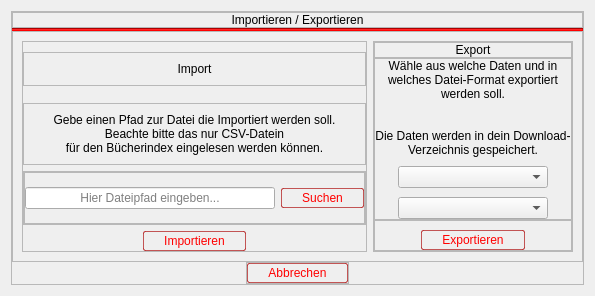
            <widget class="QWidget" name="exportView">
             <layout class="QVBoxLayout" name="verticalLayout_38">
              <property name="spacing">
               <number>6</number>
              </property>
              <item>
               <widget class="QFrame" name="frame_40">
                <property name="frameShape">
                 <enum>QFrame::StyledPanel</enum>
                </property>
                <property name="frameShadow">
                 <enum>QFrame::Raised</enum>
                </property>
                <layout class="QVBoxLayout" name="verticalLayout_39">
                 <property name="spacing">
                  <number>0</number>
                 </property>
                 <property name="leftMargin">
                  <number>0</number>
                 </property>
                 <property name="topMargin">
                  <number>0</number>
                 </property>
                 <property name="rightMargin">
                  <number>0</number>
                 </property>
                 <property name="bottomMargin">
                  <number>0</number>
                 </property>
                 <item alignment="Qt::AlignTop">
                  <widget class="QFrame" name="frame_41">
                   <property name="frameShape">
                    <enum>QFrame::StyledPanel</enum>
                   </property>
                   <property name="frameShadow">
                    <enum>QFrame::Raised</enum>
                   </property>
                   <layout class="QVBoxLayout" name="verticalLayout_40">
                    <property name="spacing">
                     <number>0</number>
                    </property>
                    <property name="leftMargin">
                     <number>0</number>
                    </property>
                    <property name="topMargin">
                     <number>0</number>
                    </property>
                    <property name="rightMargin">
                     <number>0</number>
                    </property>
                    <property name="bottomMargin">
                     <number>0</number>
                    </property>
                    <item>
                     <widget class="QLabel" name="label_35">
                      <property name="styleSheet">
                       <string notr="true">QLabel{
	
	font: 26pt &quot;Ethnocentric&quot;;
}</string>
                      </property>
                      <property name="text">
                       <string>Importieren / Exportieren</string>
                      </property>
                      <property name="alignment">
                       <set>Qt::AlignCenter</set>
                      </property>
                     </widget>
                    </item>
                   </layout>
                  </widget>
                 </item>
                 <item>
                  <widget class="Line" name="line_9">
                   <property name="styleSheet">
                    <string notr="true">background-color: rgb(255, 0, 0);</string>
                   </property>
                   <property name="orientation">
                    <enum>Qt::Horizontal</enum>
                   </property>
                  </widget>
                 </item>
                 <item>
                  <widget class="QFrame" name="frame_42">
                   <property name="sizePolicy">
                    <sizepolicy hsizetype="Preferred" vsizetype="Expanding">
                     <horstretch>0</horstretch>
                     <verstretch>0</verstretch>
                    </sizepolicy>
                   </property>
                   <property name="frameShape">
                    <enum>QFrame::StyledPanel</enum>
                   </property>
                   <property name="frameShadow">
                    <enum>QFrame::Raised</enum>
                   </property>
                   <layout class="QHBoxLayout" name="horizontalLayout_21">
                    <item alignment="Qt::AlignHCenter">
                     <widget class="QFrame" name="frame_44">
                      <property name="frameShape">
                       <enum>QFrame::StyledPanel</enum>
                      </property>
                      <property name="frameShadow">
                       <enum>QFrame::Raised</enum>
                      </property>
                      <layout class="QVBoxLayout" name="verticalLayout_41">
                       <property name="spacing">
                        <number>6</number>
                       </property>
                       <property name="leftMargin">
                        <number>0</number>
                       </property>
                       <property name="topMargin">
                        <number>0</number>
                       </property>
                       <property name="rightMargin">
                        <number>0</number>
                       </property>
                       <property name="bottomMargin">
                        <number>0</number>
                       </property>
                       <item alignment="Qt::AlignVCenter">
                        <widget class="QFrame" name="frame_49">
                         <property name="frameShape">
                          <enum>QFrame::StyledPanel</enum>
                         </property>
                         <property name="frameShadow">
                          <enum>QFrame::Raised</enum>
                         </property>
                         <layout class="QVBoxLayout" name="verticalLayout_44">
                          <item alignment="Qt::AlignTop">
                           <widget class="QLabel" name="label_36">
                            <property name="styleSheet">
                             <string notr="true">QLabel{
	
	font: 16pt &quot;Ethnocentric&quot;;
}</string>
                            </property>
                            <property name="text">
                             <string>Import</string>
                            </property>
                            <property name="alignment">
                             <set>Qt::AlignCenter</set>
                            </property>
                           </widget>
                          </item>
                         </layout>
                        </widget>
                       </item>
                       <item alignment="Qt::AlignVCenter">
                        <widget class="QFrame" name="frame_50">
                         <property name="sizePolicy">
                          <sizepolicy hsizetype="Preferred" vsizetype="Preferred">
                           <horstretch>0</horstretch>
                           <verstretch>0</verstretch>
                          </sizepolicy>
                         </property>
                         <property name="frameShape">
                          <enum>QFrame::StyledPanel</enum>
                         </property>
                         <property name="frameShadow">
                          <enum>QFrame::Raised</enum>
                         </property>
                         <layout class="QVBoxLayout" name="verticalLayout_45">
                          <item>
                           <widget class="QLabel" name="label_37">
                            <property name="sizePolicy">
                             <sizepolicy hsizetype="Preferred" vsizetype="Preferred">
                              <horstretch>0</horstretch>
                              <verstretch>0</verstretch>
                             </sizepolicy>
                            </property>
                            <property name="text">
                             <string>&lt;html&gt;&lt;head/&gt;&lt;body&gt;&lt;p&gt;Gebe einen Pfad zur Datei die Importiert werden soll.&lt;br/&gt;Beachte bitte das nur CSV-Datein&lt;br/&gt;für den Bücherindex eingelesen werden können.&lt;/p&gt;&lt;/body&gt;&lt;/html&gt;</string>
                            </property>
                            <property name="alignment">
                             <set>Qt::AlignCenter</set>
                            </property>
                           </widget>
                          </item>
                         </layout>
                        </widget>
                       </item>
                       <item>
                        <widget class="QFrame" name="frame_47">
                         <property name="frameShape">
                          <enum>QFrame::StyledPanel</enum>
                         </property>
                         <property name="frameShadow">
                          <enum>QFrame::Raised</enum>
                         </property>
                         <layout class="QVBoxLayout" name="verticalLayout_42">
                          <property name="spacing">
                           <number>0</number>
                          </property>
                          <property name="leftMargin">
                           <number>0</number>
                          </property>
                          <property name="topMargin">
                           <number>0</number>
                          </property>
                          <property name="rightMargin">
                           <number>0</number>
                          </property>
                          <property name="bottomMargin">
                           <number>0</number>
                          </property>
                          <item>
                           <widget class="QFrame" name="frame_46">
                            <property name="frameShape">
                             <enum>QFrame::StyledPanel</enum>
                            </property>
                            <property name="frameShadow">
                             <enum>QFrame::Raised</enum>
                            </property>
                            <layout class="QHBoxLayout" name="horizontalLayout_22">
                             <property name="leftMargin">
                              <number>0</number>
                             </property>
                             <property name="topMargin">
                              <number>0</number>
                             </property>
                             <property name="rightMargin">
                              <number>0</number>
                             </property>
                             <property name="bottomMargin">
                              <number>0</number>
                             </property>
                             <item>
                              <widget class="QLineEdit" name="importFileInput">
                               <property name="sizePolicy">
                                <sizepolicy hsizetype="Expanding" vsizetype="Fixed">
                                 <horstretch>0</horstretch>
                                 <verstretch>0</verstretch>
                                </sizepolicy>
                               </property>
                               <property name="minimumSize">
                                <size>
                                 <width>250</width>
                                 <height>0</height>
                                </size>
                               </property>
                               <property name="maximumSize">
                                <size>
                                 <width>350</width>
                                 <height>16777215</height>
                                </size>
                               </property>
                               <property name="alignment">
                                <set>Qt::AlignCenter</set>
                               </property>
                               <property name="placeholderText">
                                <string>Hier Dateipfad eingeben...</string>
                               </property>
                              </widget>
                             </item>
                             <item>
                              <widget class="QPushButton" name="importSearchFileBtn">
                               <property name="styleSheet">
                                <string notr="true">QPushButton{
	border: 1px solid rgba(170, 0, 0,165);
	padding: 2px 20px;
	border-radius: 2%;
	color: rgb(255, 0, 0)
}

QPushButton::Hover{
	border: 1.4px solid rgb(255, 0, 0);
	background-color: qlineargradient(spread:pad, x1:0, y1:0, x2:1, y2:1, stop:0 rgba(255, 0, 0, 70), stop:1 rgba(65, 0, 0, 70));
	
}

QPushButton::Pressed{
	border: 1.4px solid;
	background-color: qlineargradient(spread:pad, x1:0, y1:0, x2:1, y2:1, stop:0  rgba(65, 0, 0, 255), stop:1 rgba(255, 0, 0, 255));
	border-color: rgb(255, 0, 0);
	color: #FFF;
}</string>
                               </property>
                               <property name="text">
                                <string>Suchen</string>
                               </property>
                              </widget>
                             </item>
                            </layout>
                           </widget>
                          </item>
                         </layout>
                        </widget>
                       </item>
                       <item alignment="Qt::AlignHCenter">
                        <widget class="QPushButton" name="importDataBtn">
                         <property name="styleSheet">
                          <string notr="true">QPushButton{
	border: 1px solid rgba(170, 0, 0,165);
	padding: 2px 20px;
	border-radius: 2%;
	color: rgb(255, 0, 0)
}

QPushButton::Hover{
	border: 1.4px solid rgb(255, 0, 0);
	background-color: qlineargradient(spread:pad, x1:0, y1:0, x2:1, y2:1, stop:0 rgba(255, 0, 0, 70), stop:1 rgba(65, 0, 0, 70));
	
}

QPushButton::Pressed{
	border: 1.4px solid;
	background-color: qlineargradient(spread:pad, x1:0, y1:0, x2:1, y2:1, stop:0  rgba(65, 0, 0, 255), stop:1 rgba(255, 0, 0, 255));
	border-color: rgb(255, 0, 0);
	color: #FFF;
}</string>
                         </property>
                         <property name="text">
                          <string>Importieren</string>
                         </property>
                        </widget>
                       </item>
                      </layout>
                     </widget>
                    </item>
                    <item>
                     <widget class="QFrame" name="frame_45">
                      <property name="frameShape">
                       <enum>QFrame::StyledPanel</enum>
                      </property>
                      <property name="frameShadow">
                       <enum>QFrame::Raised</enum>
                      </property>
                      <layout class="QVBoxLayout" name="verticalLayout_43">
                       <property name="spacing">
                        <number>0</number>
                       </property>
                       <property name="leftMargin">
                        <number>0</number>
                       </property>
                       <property name="topMargin">
                        <number>0</number>
                       </property>
                       <property name="rightMargin">
                        <number>0</number>
                       </property>
                       <property name="bottomMargin">
                        <number>0</number>
                       </property>
                       <item alignment="Qt::AlignVCenter">
                        <widget class="QFrame" name="frame_51">
                         <property name="frameShape">
                          <enum>QFrame::StyledPanel</enum>
                         </property>
                         <property name="frameShadow">
                          <enum>QFrame::Raised</enum>
                         </property>
                         <layout class="QVBoxLayout" name="verticalLayout_46">
                          <property name="spacing">
                           <number>0</number>
                          </property>
                          <property name="leftMargin">
                           <number>0</number>
                          </property>
                          <property name="topMargin">
                           <number>0</number>
                          </property>
                          <property name="rightMargin">
                           <number>0</number>
                          </property>
                          <property name="bottomMargin">
                           <number>0</number>
                          </property>
                          <item>
                           <widget class="QLabel" name="label_38">
                            <property name="styleSheet">
                             <string notr="true">QLabel{
	
	font: 16pt &quot;Ethnocentric&quot;;
}</string>
                            </property>
                            <property name="text">
                             <string>Export</string>
                            </property>
                            <property name="alignment">
                             <set>Qt::AlignCenter</set>
                            </property>
                           </widget>
                          </item>
                         </layout>
                        </widget>
                       </item>
                       <item>
                        <widget class="QFrame" name="frame_52">
                         <property name="frameShape">
                          <enum>QFrame::StyledPanel</enum>
                         </property>
                         <property name="frameShadow">
                          <enum>QFrame::Raised</enum>
                         </property>
                         <layout class="QVBoxLayout" name="verticalLayout_47">
                          <property name="spacing">
                           <number>9</number>
                          </property>
                          <property name="leftMargin">
                           <number>0</number>
                          </property>
                          <property name="topMargin">
                           <number>0</number>
                          </property>
                          <property name="rightMargin">
                           <number>0</number>
                          </property>
                          <property name="bottomMargin">
                           <number>0</number>
                          </property>
                          <item alignment="Qt::AlignVCenter">
                           <widget class="QLabel" name="label_39">
                            <property name="text">
                             <string>&lt;html&gt;&lt;head/&gt;&lt;body&gt;&lt;p&gt;Wähle aus welche Daten und in welches Datei-Format exportiert werden soll.&lt;br/&gt;&lt;br/&gt;&lt;br/&gt;Die Daten werden in dein Download-Verzeichnis gespeichert.&lt;/p&gt;&lt;/body&gt;&lt;/html&gt;</string>
                            </property>
                            <property name="alignment">
                             <set>Qt::AlignCenter</set>
                            </property>
                            <property name="wordWrap">
                             <bool>true</bool>
                            </property>
                           </widget>
                          </item>
                          <item alignment="Qt::AlignHCenter">
                           <widget class="QComboBox" name="exportFileInputbox">
                            <property name="minimumSize">
                             <size>
                              <width>150</width>
                              <height>0</height>
                             </size>
                            </property>
                            <property name="maximumSize">
                             <size>
                              <width>150</width>
                              <height>16777215</height>
                             </size>
                            </property>
                            <property name="currentText">
                             <string/>
                            </property>
                            <property name="currentIndex">
                             <number>-1</number>
                            </property>
                            <property name="insertPolicy">
                             <enum>QComboBox::InsertAtBottom</enum>
                            </property>
                            <property name="placeholderText">
                             <string>Wähle Daten...</string>
                            </property>
                            <item>
                             <property name="text">
                              <string>Buchindex</string>
                             </property>
                            </item>
                            <item>
                             <property name="text">
                              <string>Kundenindex</string>
                             </property>
                            </item>
                           </widget>
                          </item>
                          <item alignment="Qt::AlignHCenter">
                           <widget class="QComboBox" name="exportFileTypeBox">
                            <property name="minimumSize">
                             <size>
                              <width>150</width>
                              <height>0</height>
                             </size>
                            </property>
                            <property name="layoutDirection">
                             <enum>Qt::LeftToRight</enum>
                            </property>
                            <property name="currentIndex">
                             <number>-1</number>
                            </property>
                            <property name="placeholderText">
                             <string>Wähle Dateiformat...</string>
                            </property>
                            <item>
                             <property name="text">
                              <string>CSV</string>
                             </property>
                            </item>
                            <item>
                             <property name="text">
                              <string>JSON</string>
                             </property>
                            </item>
                            <item>
                             <property name="text">
                              <string>TXT</string>
                             </property>
                            </item>
                           </widget>
                          </item>
                         </layout>
                        </widget>
                       </item>
                       <item alignment="Qt::AlignBottom">
                        <widget class="QFrame" name="frame_48">
                         <property name="frameShape">
                          <enum>QFrame::StyledPanel</enum>
                         </property>
                         <property name="frameShadow">
                          <enum>QFrame::Raised</enum>
                         </property>
                         <layout class="QHBoxLayout" name="horizontalLayout_23">
                          <property name="spacing">
                           <number>0</number>
                          </property>
                          <property name="leftMargin">
                           <number>9</number>
                          </property>
                          <property name="topMargin">
                           <number>9</number>
                          </property>
                          <property name="rightMargin">
                           <number>9</number>
                          </property>
                          <property name="bottomMargin">
                           <number>0</number>
                          </property>
                          <item alignment="Qt::AlignHCenter">
                           <widget class="QPushButton" name="exportDataBtn">
                            <property name="styleSheet">
                             <string notr="true">QPushButton{
	border: 1px solid rgba(170, 0, 0,165);
	padding: 2px 20px;
	border-radius: 2%;
	color: rgb(255, 0, 0)
}

QPushButton::Hover{
	border: 1.4px solid rgb(255, 0, 0);
	background-color: qlineargradient(spread:pad, x1:0, y1:0, x2:1, y2:1, stop:0 rgba(255, 0, 0, 70), stop:1 rgba(65, 0, 0, 70));
	
}

QPushButton::Pressed{
	border: 1.4px solid;
	background-color: qlineargradient(spread:pad, x1:0, y1:0, x2:1, y2:1, stop:0  rgba(65, 0, 0, 255), stop:1 rgba(255, 0, 0, 255));
	border-color: rgb(255, 0, 0);
	color: #FFF;
}</string>
                            </property>
                            <property name="text">
                             <string>Exportieren</string>
                            </property>
                           </widget>
                          </item>
                         </layout>
                        </widget>
                       </item>
                      </layout>
                     </widget>
                    </item>
                   </layout>
                  </widget>
                 </item>
                 <item alignment="Qt::AlignHCenter|Qt::AlignBottom">
                  <widget class="QFrame" name="frame_43">
                   <property name="frameShape">
                    <enum>QFrame::StyledPanel</enum>
                   </property>
                   <property name="frameShadow">
                    <enum>QFrame::Raised</enum>
                   </property>
                   <layout class="QHBoxLayout" name="horizontalLayout_20">
                    <property name="spacing">
                     <number>0</number>
                    </property>
                    <property name="leftMargin">
                     <number>0</number>
                    </property>
                    <property name="topMargin">
                     <number>0</number>
                    </property>
                    <property name="rightMargin">
                     <number>0</number>
                    </property>
                    <property name="bottomMargin">
                     <number>0</number>
                    </property>
                    <item>
                     <widget class="QPushButton" name="exportBackBtn">
                      <property name="styleSheet">
                       <string notr="true">QPushButton{
	border: 1px solid rgba(170, 0, 0,165);
	padding: 2px 20px;
	border-radius: 2%;
	color: rgb(255, 0, 0)
}

QPushButton::Hover{
	border: 1.4px solid rgb(255, 0, 0);
	background-color: qlineargradient(spread:pad, x1:0, y1:0, x2:1, y2:1, stop:0 rgba(255, 0, 0, 70), stop:1 rgba(65, 0, 0, 70));
	
}

QPushButton::Pressed{
	border: 1.4px solid;
	background-color: qlineargradient(spread:pad, x1:0, y1:0, x2:1, y2:1, stop:0  rgba(65, 0, 0, 255), stop:1 rgba(255, 0, 0, 255));
	border-color: rgb(255, 0, 0);
	color: #FFF;
}</string>
                      </property>
                      <property name="text">
                       <string>Abbrechen</string>
                      </property>
                     </widget>
                    </item>
                   </layout>
                  </widget>
                 </item>
                </layout>
               </widget>
              </item>
             </layout>
            </widget>
